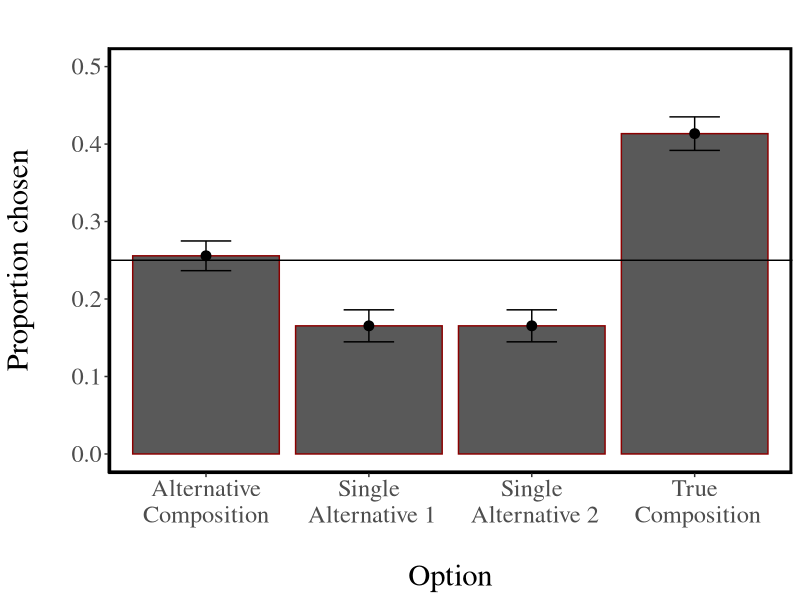

This chart was generated by the following R code: (Note: this script raises an error after producing the figure.)
rm(list=ls())

#get the packages going
packages <- c('plyr', 'ggplot2', 'MASS', 'plyr')
lapply(packages, library, character.only = TRUE)

d<-read.csv("Data/results1.csv")

#test
m<-glm(correct~composition, data=d, family="binomial")
summary(m)

#create variables
d$other<-d$choice
d$other[d$correct==1]<-"9"
d$other<-d$other %in% c("+","*")
d$single<-!(d$choice %in% c("+","*"))

#test the difference
d1<-ddply(d, ~id, summarize, m1=mean(correct), m2=mean(other), v=var(choice))
t.test(d1$m1-d1$m2, mu=0)
t.test(d1$m1, mu=0.25)
se<-function(x){sd(x)/sqrt(length(x))}

m<-c(mean(d$other), mean(d$correct), mean(d$single)/2, mean(d$single)/2)
s<-c(se(d$other), se(d$correct), se(d$single), se(d$single))
dplot<-data.frame(prop=m, se=s, proposal=c("Alternative\nComposition", "True\n Composition", 
                                           "Single\n Alternative 1", "Single\n Alternative 2"))

limits <- aes(ymax = prop + se, ymin=prop-se)

p <- ggplot(dplot, aes(y=prop, x=proposal)) + 
  #bars
  geom_bar(position="dodge", stat="identity", col="darkred")+
  geom_hline(yintercept = 0.25)+
  ylim(c(0,0.5)) + 
  #golden ratio error bars
  geom_errorbar(limits, position="dodge", width=0.31)+
  #point size
  geom_point(size=3)+
  #title
  ggtitle("")+theme_classic() +xlab("\nOption")+ylab("Proportion chosen\n")+
  #change theme
  theme(text = element_text(size=22, family="serif"))+
  theme(panel.background = element_blank(),
        panel.grid.major = element_blank(), 
        panel.grid.minor = element_blank(),
        axis.line = element_line(colour = "black"),
        panel.border = element_rect(colour = "black", fill=NA, size=2))

pdf("Figures/results1.pdf")
p
dev.off()